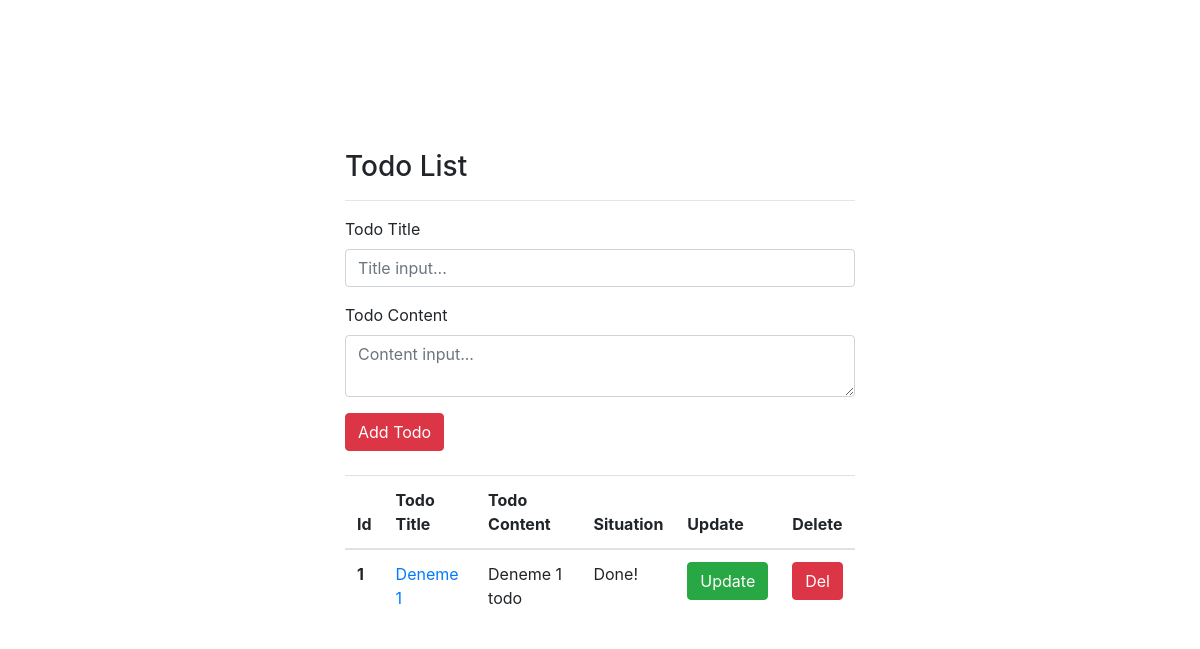
The app's page /, older data.
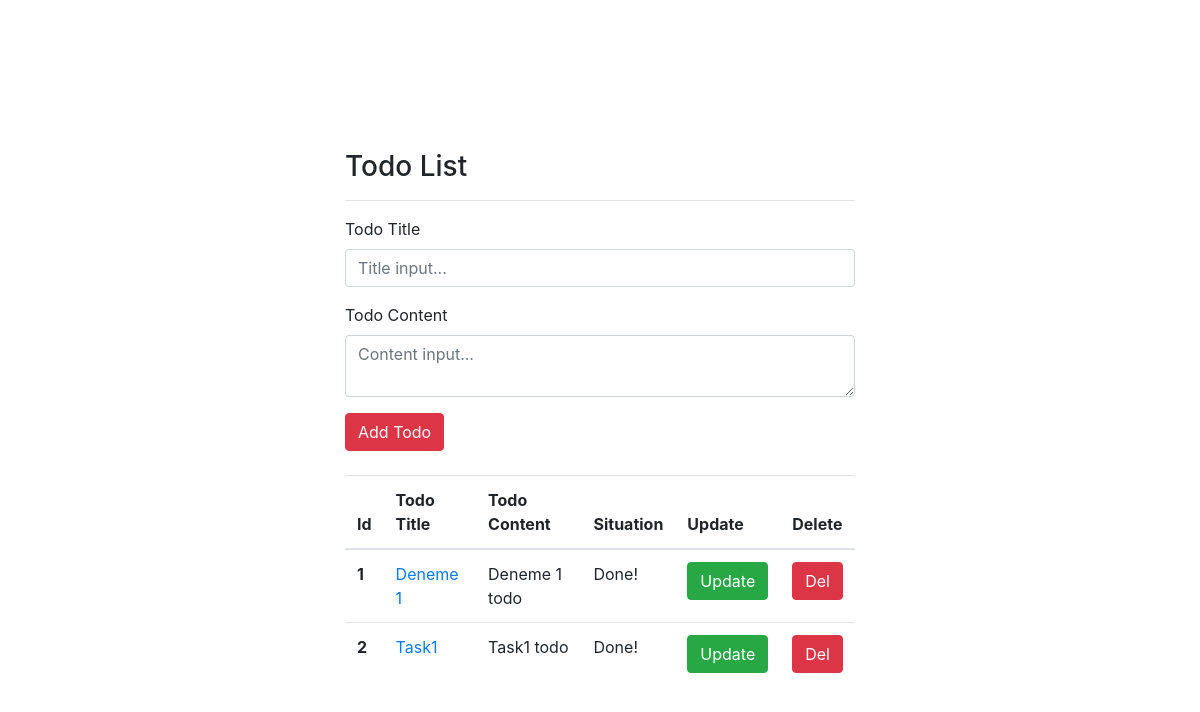
The same page, newer data.
### todo.py (models this page shows)
class Todo(db.Model):
    id = db.Column(db.Integer,primary_key=True)
    title = db.Column(db.String(80))
    content = db.Column(db.Text)
    complete = db.Column(db.Boolean)

### todo.py (the view)
@app.route('/')
def index():
    todos = Todo.query.all()
    return render_template("index.html",todos = todos)

### templates/index.html (shortened to what this page needs)
<!DOCTYPE html>
<html lang="en">
    <head>
        <link rel="stylesheet" href="https://cdn.jsdelivr.net/npm/bootstrap@4.0.0/dist/css/bootstrap.min.css">
    </head>
    <body>
        <div style ="margin-Top:150px; width: 45%;"class="container">
            <h3>Todo List</h3>
            <hr>
            <form action="/add" method="post">
                <div class="form-group">
                    <label for="formGroupExampleInput">Todo Title</label>
                    <input type="text" name="title" class="form-control" id="formGroupExampleInput" placeholder="Title input...">
                </div>
                <div class="form-group">
                    <label for="formGroupExampleInput2">Todo Content</label>
                    <textarea type="text" name="content" class="form-control" id="formGroupExampleInput2" placeholder="Content input..."></textarea>
                </div>
                <button type="sumbit" class="btn btn-danger">Add Todo</button>
            </form>
            <br>
                {% if  todos == [] %}
                    <div class='alert alert-warning' role="alert">There is no Todo!!</div>
                {% else %}
                <table class="table">
                <tbody>
                 <thead>
                     <tr>
                        <th scope="col">Id</th>
                        <th scope="col">Todo Title</th>
                        <th scope="col">Todo Content</th>
                        <th scope="col">Situation</th>
                        <th scope="col">Update</th>
                        <th scope="col">Delete</th>
                    </tr>
                </thead>
                {% for todo in todos %}
                    <tr>
                        <th scope="row">{{todo.id}}</th>
                        <td><a href="/detail/{{todo.id}}">{{todo.title}}</a></td>
                        <td>{{todo.content}}</td>
                        {% if todo.complete == False %}
                            <td>It's not done</td>
                        {% else %}
                            <td>Done!</td>
                        {% endif %}
                        <td><a href="/complete/{{todo.id}}"  class="btn btn-success">Update</a></td>
                        <td><a href="/delete/{{todo.id}}" class="btn btn-danger">Del</a></td>
                    </tr>
                {% endfor %}
                </tbody>
                </table>
                {% endif %}
        </div>
    </body>
</html>

Row changes from the older to the newer data that the page shows:
added Todo: id "2", title "Task1", content "Task1 todo", complete "Done!"
